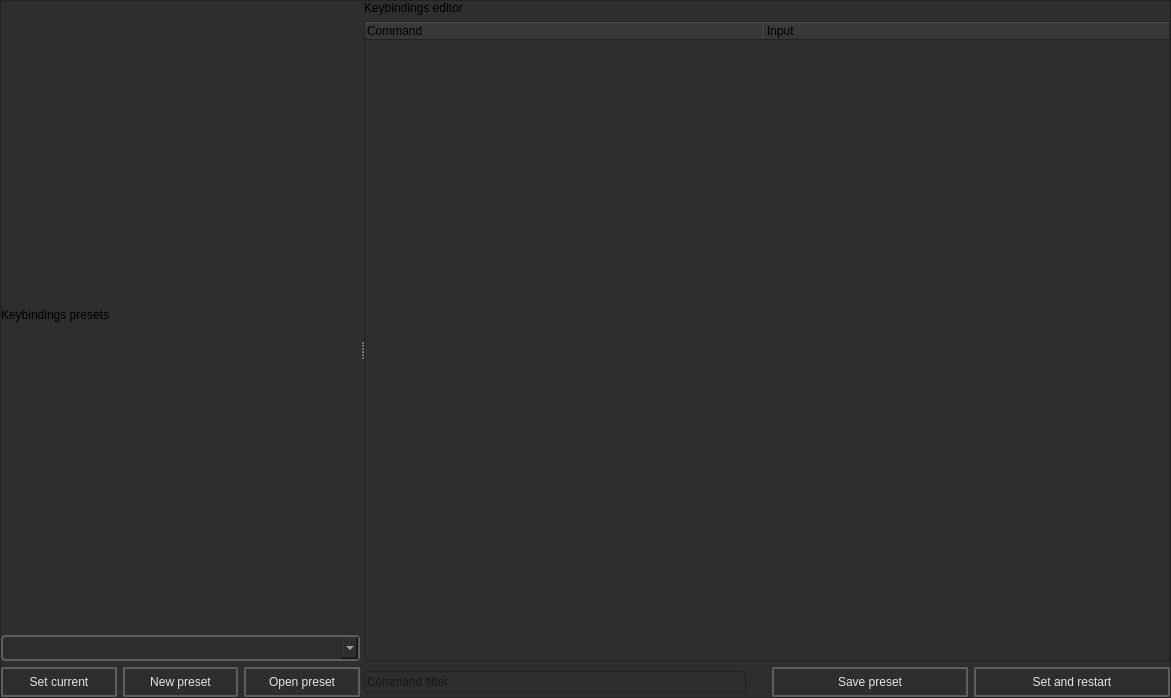
<?xml version="1.0" encoding="UTF-8"?>
<ui version="4.0">
 <class>MainWindow</class>
 <widget class="QMainWindow" name="MainWindow">
  <property name="geometry">
   <rect>
    <x>0</x>
    <y>0</y>
    <width>1171</width>
    <height>698</height>
   </rect>
  </property>
  <property name="windowTitle">
   <string>MainWindow</string>
  </property>
  <property name="styleSheet">
   <string notr="true">background-color: rgb(46, 46, 46);</string>
  </property>
  <widget class="QWidget" name="centralwidget">
   <layout class="QVBoxLayout" name="verticalLayout_2">
    <property name="leftMargin">
     <number>0</number>
    </property>
    <property name="topMargin">
     <number>0</number>
    </property>
    <property name="rightMargin">
     <number>0</number>
    </property>
    <property name="bottomMargin">
     <number>0</number>
    </property>
    <item>
     <widget class="QFrame" name="frame">
      <property name="frameShape">
       <enum>QFrame::Shape::StyledPanel</enum>
      </property>
      <property name="frameShadow">
       <enum>QFrame::Shadow::Raised</enum>
      </property>
      <layout class="QVBoxLayout" name="verticalLayout_5">
       <property name="leftMargin">
        <number>0</number>
       </property>
       <property name="topMargin">
        <number>0</number>
       </property>
       <property name="rightMargin">
        <number>0</number>
       </property>
       <property name="bottomMargin">
        <number>0</number>
       </property>
       <item>
        <widget class="QSplitter" name="splitter">
         <property name="orientation">
          <enum>Qt::Orientation::Horizontal</enum>
         </property>
         <property name="handleWidth">
          <number>4</number>
         </property>
         <property name="childrenCollapsible">
          <bool>false</bool>
         </property>
         <widget class="QWidget" name="layoutWidget">
          <layout class="QVBoxLayout" name="verticalLayout_4">
           <item>
            <widget class="QLabel" name="label_3">
             <property name="text">
              <string>Keybindings presets</string>
             </property>
            </widget>
           </item>
           <item>
            <widget class="QComboBox" name="editor_combobox">
             <property name="styleSheet">
              <string notr="true">QMenu {
background-color: red;
 }

QMenu::item {
    padding: 5px 10px;
    font: 580 8pt &quot;Segoe UI&quot;;
    border: 2px solid black;
    border-radius: 4px;
    border-color: rgba(94, 94, 94, 255);
    color: #e5e5e5;
}
QMenu::item:selected {
    background-color: #515965;
    color: white;
}
QWidget {
    background-color: #272727;
    outline: none;
}

QWidget:item:checked {
    background-color: #272727;
    color: white;
}

QWidget:item:selected {
    background-color: #515965;
    color: white;
    border: 0px;
}



QMenu {
    background-color: #2f2f31;
    color: #FFFFFF;
    border: 1px solid #636363;
    /* padding-top: 5px; */
    /* padding-bottom: 5px; */
    border: 2px solid black;
    border-radius: 4px;
    border-color: rgba(94, 94, 94, 255);
}

QMenu::item {
    font: 580 8pt &quot;Segoe UI&quot;;
    border-top: 2px solid black;
    border: 0px;
    border-radius: 4px;
    border-color: rgba(94, 94, 94, 255);
    padding-left: 12px;
    padding-right: 12px;
    color: #e5e5e5;
}

QMenu::item:selected {
    background-color: #727272;
    color: #FFFFFF;
}

QMenu::separator {
    height: 1px;
    background: #b1b1b1;
    margin: 5px 0;
}

QMenu::indicator {
    width: 13px;
    height: 13px;
}

QMenu::indicator:checked {
    image: url(:/icons/check_16dp.svg);
}

QMenu::indicator:unchecked {
    image: url(:/icons/check_box_outline_blank_16dp.svg);
}


QComboBox {
    font: 580 8pt &quot;Segoe UI&quot;;
    border: 2px solid black;
    border-radius: 4px;
    border-color: rgba(94, 94, 94, 255);
    height: 12px;
    padding-top: 5px;
    padding-bottom: 5px;
    color: #e5e5e5;
    background-color: #2e2e2e;
    padding-left: 5px;
}

QComboBox:hover {
    background-color: #515965;
    color: white;
}

QComboBox:pressed {
    background-color: #3f4041;
    color: white;
}

QComboBox:item {
    font: 580 8pt &quot;Segoe UI&quot;;
    color: #e5e5e5;
    padding-left: 5px;
    background-color: #2e2e2e;
    border-style: none;
}

QComboBox::drop-down {
    color: #e5e5e5;
    padding: 2px;
    background: url(://icons/arrow_drop_down_16dp.svg) no-repeat center;
    border-bottom: 0px solid black;
    border-top: 0px solid black;
    border-right: 0px;
    border-left: 2px solid;
    margin-left: 5px;
    padding: 5px;
    width: 7px;
    border-color: rgba(94, 94, 94, 255);
    background-color: #2e2e2e;
}


QComboBox QAbstractItemView {
    border: 2px solid gray;
    border-color: rgba(94, 94, 94, 255);
    selection-background-color: #515965;
    background-color: #2e2e2e;
}


QComboBox QAbstractItemView::item {
    height: 16px; /* Set the height of each item */
    padding: 4px; /* Add padding to each item */
    padding-left: 5px;
    padding-right: 5px;
    color: #ff939393;
    border-style: none;
    border-bottom: 0.5px solid black;
    border-color: rgba(255, 255, 255, 10);
}


QComboBox QAbstractItemView::item:selected {
    height: 16px; /* Set the height of each item */
    padding: 4px; /* Add padding to each item */
    padding-left: 5px;
    padding-right: 5px;
    background-color: #515965;
    color: white;
    border: none; /* Remove border */
    outline: none; /* Remove outline */
}</string>
             </property>
            </widget>
           </item>
           <item>
            <layout class="QVBoxLayout" name="explorer_layout"/>
           </item>
           <item>
            <layout class="QHBoxLayout" name="horizontalLayout_3">
             <item>
              <widget class="QPushButton" name="set_current_button">
               <property name="toolTip">
                <string>&lt;html&gt;&lt;head/&gt;&lt;body&gt;&lt;p&gt;Apply selected preset as current keybindings (Ctrl+O)&lt;/p&gt;&lt;/body&gt;&lt;/html&gt;</string>
               </property>
               <property name="styleSheet">
                <string notr="true">
    /* QPushButton default and hover styles */
    QPushButton {

        font: 580 9pt &quot;Segoe UI&quot;;
	

        border: 2px solid black;
        border-radius: 2px;
        border-color: rgba(94, 94, 94, 255);
        height:22px;
        padding-top: 2px;
        padding-bottom:2px;
        padding-left: 4px;
        padding-right: 4px;
        color: #e5e5e5;
        background-color: #2e2e2e;
    }
    QPushButton:hover {
        background-color: #515965;
        color: white;
    }
    QPushButton:pressed {
        background-color: red;
        background-color: #2e2e2e;
        margin: 1 px;
        margin-left: 2px;
        margin-right: 2px;

    }</string>
               </property>
               <property name="text">
                <string>Set current</string>
               </property>
               <property name="icon">
                <iconset resource="../resources.qrc">
                 <normaloff>:/icons/check_24dp.svg</normaloff>:/icons/check_24dp.svg</iconset>
               </property>
               <property name="iconSize">
                <size>
                 <width>20</width>
                 <height>20</height>
                </size>
               </property>
               <property name="shortcut">
                <string>Ctrl+O</string>
               </property>
              </widget>
             </item>
             <item>
              <widget class="QPushButton" name="new_button">
               <property name="toolTip">
                <string>&lt;html&gt;&lt;head/&gt;&lt;body&gt;&lt;p&gt;Create a new keybinding preset (Ctrl+N)&lt;/p&gt;&lt;/body&gt;&lt;/html&gt;</string>
               </property>
               <property name="styleSheet">
                <string notr="true">
    /* QPushButton default and hover styles */
    QPushButton {

        font: 580 9pt &quot;Segoe UI&quot;;
	

        border: 2px solid black;
        border-radius: 2px;
        border-color: rgba(94, 94, 94, 255);
        height:22px;
        padding-top: 2px;
        padding-bottom:2px;
        padding-left: 4px;
        padding-right: 4px;
        color: #e5e5e5;
        background-color: #2e2e2e;
    }
    QPushButton:hover {
        background-color: #515965;
        color: white;
    }
    QPushButton:pressed {
        background-color: red;
        background-color: #2e2e2e;
        margin: 1 px;
        margin-left: 2px;
        margin-right: 2px;

    }</string>
               </property>
               <property name="text">
                <string>New preset</string>
               </property>
               <property name="icon">
                <iconset resource="../resources.qrc">
                 <normaloff>:/icons/add_24dp.svg</normaloff>:/icons/add_24dp.svg</iconset>
               </property>
               <property name="iconSize">
                <size>
                 <width>20</width>
                 <height>20</height>
                </size>
               </property>
               <property name="shortcut">
                <string>Ctrl+N</string>
               </property>
              </widget>
             </item>
             <item>
              <widget class="QPushButton" name="open_button">
               <property name="toolTip">
                <string>&lt;html&gt;&lt;head/&gt;&lt;body&gt;&lt;p&gt;Open an existing keybinding preset from disk&lt;/p&gt;&lt;/body&gt;&lt;/html&gt;</string>
               </property>
               <property name="styleSheet">
                <string notr="true">
    /* QPushButton default and hover styles */
    QPushButton {

        font: 580 9pt &quot;Segoe UI&quot;;
	

        border: 2px solid black;
        border-radius: 2px;
        border-color: rgba(94, 94, 94, 255);
        height:22px;
        padding-top: 2px;
        padding-bottom:2px;
        padding-left: 4px;
        padding-right: 4px;
        color: #e5e5e5;
        background-color: #2e2e2e;
    }
    QPushButton:hover {
        background-color: #515965;
        color: white;
    }
    QPushButton:pressed {
        background-color: red;
        background-color: #2e2e2e;
        margin: 1 px;
        margin-left: 2px;
        margin-right: 2px;

    }</string>
               </property>
               <property name="text">
                <string>Open preset</string>
               </property>
               <property name="icon">
                <iconset resource="../resources.qrc">
                 <normaloff>:/icons/file_open_16dp.svg</normaloff>:/icons/file_open_16dp.svg</iconset>
               </property>
               <property name="iconSize">
                <size>
                 <width>20</width>
                 <height>20</height>
                </size>
               </property>
               <property name="shortcut">
                <string>Ctrl+N</string>
               </property>
              </widget>
             </item>
            </layout>
           </item>
          </layout>
         </widget>
         <widget class="QWidget" name="layoutWidget">
          <layout class="QVBoxLayout" name="verticalLayout_3">
           <item>
            <widget class="QLabel" name="label">
             <property name="text">
              <string>Keybindings editor</string>
             </property>
            </widget>
           </item>
           <item>
            <widget class="QTreeWidget" name="keybindings_tree">
             <property name="alternatingRowColors">
              <bool>true</bool>
             </property>
             <attribute name="headerMinimumSectionSize">
              <number>300</number>
             </attribute>
             <attribute name="headerDefaultSectionSize">
              <number>400</number>
             </attribute>
             <attribute name="headerHighlightSections">
              <bool>false</bool>
             </attribute>
             <column>
              <property name="text">
               <string notr="true">Command</string>
              </property>
             </column>
             <column>
              <property name="text">
               <string>Input</string>
              </property>
             </column>
            </widget>
           </item>
           <item>
            <layout class="QHBoxLayout" name="horizontalLayout_6">
             <item>
              <layout class="QHBoxLayout" name="horizontalLayout_4">
               <item>
                <widget class="QLineEdit" name="command_filter_line">
                 <property name="placeholderText">
                  <string>Command filter</string>
                 </property>
                </widget>
               </item>
              </layout>
             </item>
             <item>
              <spacer name="horizontalSpacer">
               <property name="orientation">
                <enum>Qt::Orientation::Horizontal</enum>
               </property>
               <property name="sizeType">
                <enum>QSizePolicy::Policy::Fixed</enum>
               </property>
               <property name="sizeHint" stdset="0">
                <size>
                 <width>20</width>
                 <height>20</height>
                </size>
               </property>
              </spacer>
             </item>
             <item>
              <widget class="QPushButton" name="save_button">
               <property name="minimumSize">
                <size>
                 <width>196</width>
                 <height>0</height>
                </size>
               </property>
                <property name="toolTip">
                 <string>&lt;html&gt;&lt;head/&gt;&lt;body&gt;&lt;p&gt;Save keybinding preset to file (Ctrl+S)&lt;/p&gt;&lt;/body&gt;&lt;/html&gt;</string>
                </property>
               <property name="styleSheet">
                <string notr="true">
    /* QPushButton default and hover styles */
    QPushButton {

        font: 580 9pt &quot;Segoe UI&quot;;
	

        border: 2px solid black;
        border-radius: 2px;
        border-color: rgba(94, 94, 94, 255);
        height:22px;
        padding-top: 2px;
        padding-bottom:2px;
        padding-left: 4px;
        padding-right: 4px;
        color: #e5e5e5;
        background-color: #2e2e2e;
    }
    QPushButton:hover {
        background-color: #515965;
        color: white;
    }
    QPushButton:pressed {
        background-color: red;
        background-color: #2e2e2e;
        margin: 1 px;
        margin-left: 2px;
        margin-right: 2px;

    }</string>
               </property>
               <property name="text">
                <string>Save preset</string>
               </property>
               <property name="icon">
                <iconset resource="../resources.qrc">
                 <normaloff>:/icons/save_16dp.svg</normaloff>:/icons/save_16dp.svg</iconset>
               </property>
               <property name="iconSize">
                <size>
                 <width>20</width>
                 <height>20</height>
                </size>
               </property>
               <property name="shortcut">
                <string>Ctrl+S</string>
               </property>
              </widget>
             </item>
             <item>
              <widget class="QPushButton" name="save_restart_button">
               <property name="minimumSize">
                <size>
                 <width>196</width>
                 <height>0</height>
                </size>
               </property>
                <property name="toolTip">
                 <string>&lt;html&gt;&lt;head/&gt;&lt;body&gt;&lt;p&gt;Save keybindings and restart CS2 tools (Ctrl+Shift+S)&lt;/p&gt;&lt;/body&gt;&lt;/html&gt;</string>
                </property>
               <property name="styleSheet">
                <string notr="true">
    /* QPushButton default and hover styles */
    QPushButton {

        font: 580 9pt &quot;Segoe UI&quot;;
	

        border: 2px solid black;
        border-radius: 2px;
        border-color: rgba(94, 94, 94, 255);
        height:22px;
        padding-top: 2px;
        padding-bottom:2px;
        padding-left: 4px;
        padding-right: 4px;
        color: #e5e5e5;
        background-color: #2e2e2e;
    }
    QPushButton:hover {
        background-color: #515965;
        color: white;
    }
    QPushButton:pressed {
        background-color: red;
        background-color: #2e2e2e;
        margin: 1 px;
        margin-left: 2px;
        margin-right: 2px;

    }</string>
               </property>
               <property name="text">
                <string>Set and restart</string>
               </property>
               <property name="icon">
                <iconset resource="../resources.qrc">
                 <normaloff>:/icons/all_match_24dp.svg</normaloff>:/icons/all_match_24dp.svg</iconset>
               </property>
               <property name="iconSize">
                <size>
                 <width>20</width>
                 <height>20</height>
                </size>
               </property>
               <property name="shortcut">
                <string>Ctrl+Shift+S</string>
               </property>
               <property name="checkable">
                <bool>true</bool>
               </property>
              </widget>
             </item>
            </layout>
           </item>
          </layout>
         </widget>
        </widget>
       </item>
      </layout>
     </widget>
    </item>
   </layout>
  </widget>
  <action name="actionSave">
   <property name="text">
    <string>Save</string>
   </property>
  </action>
  <action name="actionSave_as">
   <property name="text">
    <string>Save as</string>
   </property>
  </action>
  <action name="actionOpen">
   <property name="text">
    <string>Open</string>
   </property>
  </action>
 </widget>
 <resources>
  <include location="../resources.qrc"/>
 </resources>
 <connections/>
</ui>
